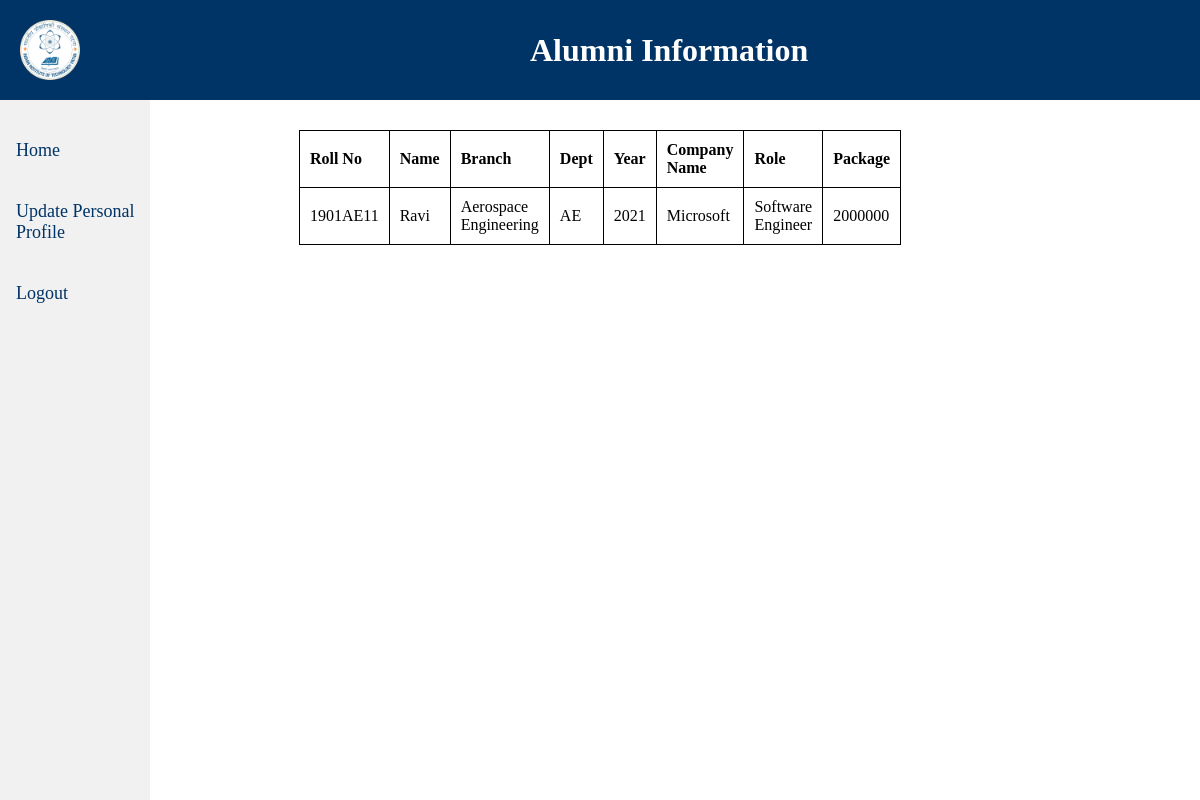
/alumniinfo.php (signed in), run on the app's committed database.
### tables this page shows
CREATE TABLE `alumni` (
  `rollno` varchar(100) NOT NULL,
  `name` varchar(100) NOT NULL,
  `password` varchar(100) NOT NULL,
  `cpi` double NOT NULL,
  `branch` varchar(100) NOT NULL,
  `dept` varchar(100) NOT NULL,
  `year` int(11) NOT NULL,
  `location` varchar(200) NOT NULL,
  `placedIitp` varchar(100) NOT NULL,
  `area` varchar(100) NOT NULL,
  `position` varchar(100) NOT NULL
);

CREATE TABLE `alumni2` (
  `rollno` varchar(100) NOT NULL,
  `companyName` varchar(100) NOT NULL,
  `role` varchar(100) NOT NULL,
  `package` int(11) NOT NULL,
  `year` int(11) NOT NULL
);

### alumniinfo.php (the view, shortened to what this page needs)
<!DOCTYPE html>
<html>
<head>
</head>
<body>
    <header>
        <img src="iit_patna_logo.png" alt="IIT Patna Logo" class="logo" width=60px height=60px>
        <centre>
        <h1>Alumni Information</h1>
        </centre>
    </header>
    <div class="side-nav">
        <a href="alumniinfo.php">Home</a>
        <a href="alumni_update.php">Update Personal Profile</a>
        <a href="#" onclick="logout()">Logout</a>
    </div>
    <?php
    $servername = "localhost:3307";
    $username = "root";
    $password = "";
    $dbname = "miniproject";
    $conn = mysqli_connect($servername, $username, $password, $dbname);
    $rollNo = $_SESSION['rollNo'];
    $sql = "SELECT a.rollNo, a.name, a.branch, a.dept, a.year, a2.companyName, a2.role, a2.package
            FROM Alumni a
            LEFT JOIN Alumni2 a2 ON a.rollNo = a2.rollNo
            WHERE a.rollNo = '$rollNo'";
    $result = mysqli_query($conn, $sql);
    if (mysqli_num_rows($result) > 0) {
        $row = mysqli_fetch_assoc($result);
    echo "<table>
          <tr>
            <th>Roll No</th>
            <th>Name</th>
            <th>Branch</th>
            <th>Dept</th>
            <th>Year</th>
            <th>Company Name</th>
            <th>Role</th>
            <th>Package</th>
          </tr>
          <tr>
            <td>{$row['rollNo']}</td>
            <td>{$row['name']}</td>
            <td>{$row['branch']}</td>
            <td>{$row['dept']}</td>
            <td>{$row['year']}</td>
            <td>{$row['companyName']}</td>
            <td>{$row['role']}</td>
            <td>{$row['package']}</td>
          </tr>
        </table>";
} else {
    echo "No alumni information found.";
}
?>
</head>
<body>
	<div class="side-nav">
  <a href="alumniinfo.php">Home</a>
  <a href="alumni_update.php">Update Personal Profile</a>
  <a href="alumnilogin.php">Logout</a>
</div>
</body>
</html>

### alumniinfo.php (style rules this page uses)
body { margin: 0; padding: 0; }
header { background-color: #003366; color: white; text-align: center; padding: 20px; display: flex; align-items: center; }
h1 { margin: 0; margin-left: 450px; flex: 1; }
table { border-collapse: collapse; margin: 30px auto; width: 50%; }
th, td { padding: 10px; border: 1px solid black; text-align: left; }
.side-nav { height: 100%; width: 150px; position: fixed; top: 100px; left: 0; background-color: #f1f1f1; overflow-x: hidden; padding-top: 20px; }
.side-nav a { padding: 20px 10px 20px 16px; text-decoration: none; font-size: 18px; color: #003366; display: block; transition: 0.3s; }

### data on the page
alumni: rollno "1901AE11", name "Ravi", branch "Aerospace Engineering", dept "AE", year "2021", alumni2.companyName "Microsoft", alumni2.role "Software Engineer", alumni2.package "2000000"
